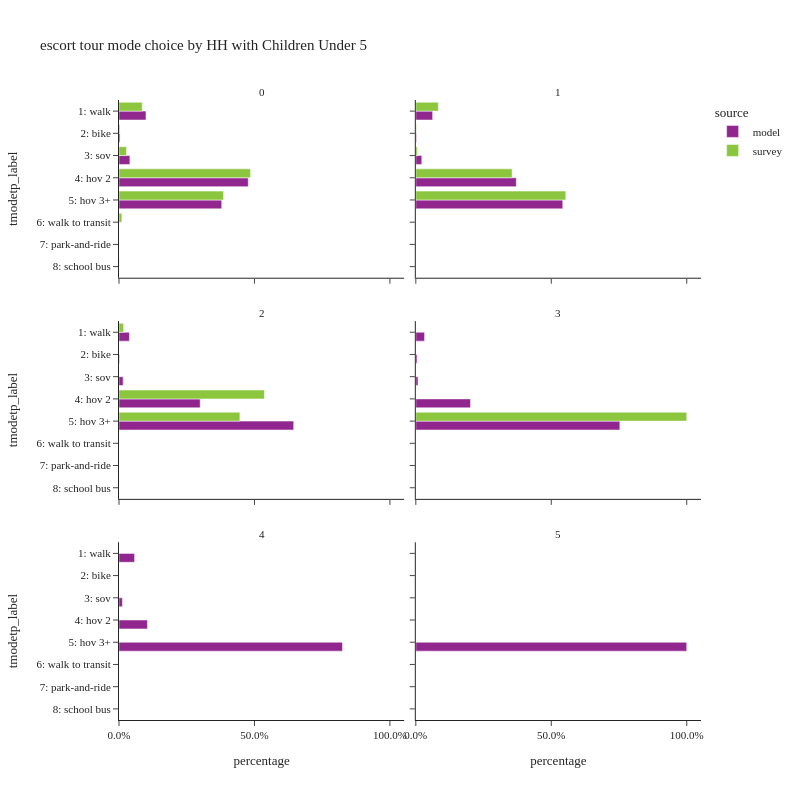

Notebook code for this chart:
### Code cell
plot_mode_choice(es_tour,
                 "hhcu5",
                 {"tmodetp_label":util.tmodetp_cat.values()},
                 "HH with Children Under 5",2,800)

### Figure 1 — Plotly figure (JSON) as saved in the notebook; plotly's stock layout.template omitted (floating-point values rounded to 4 significant figures)
{"data": [{"alignmentgroup": "True", "customdata": [[41621], [1621], [16779], [199317], [158380]], "hovertemplate": "source=model<br>hhcu5=0<br>percentage=%{x}<br>tmodetp_label=%{y}<br>sample count=%{customdata[0]}<extra></extra>", "legendgroup": "model", "marker": {"color": "#91268F", "pattern": {"shape": ""}}, "name": "model", "offsetgroup": "model", "orientation": "h", "showlegend": true, "textposition": "auto", "type": "bar", "x": [0.09964, 0.003881, 0.04017, 0.4772, 0.3792], "xaxis": "x5", "y": ["1: walk", "2: bike", "3: sov", "4: hov 2", "5: hov 3+"], "yaxis": "y5"}, {"alignmentgroup": "True", "customdata": [[9415], [390], [3340], [56254], [82240]], "hovertemplate": "source=model<br>hhcu5=1<br>percentage=%{x}<br>tmodetp_label=%{y}<br>sample count=%{customdata[0]}<extra></extra>", "legendgroup": "model", "marker": {"color": "#91268F", "pattern": {"shape": ""}}, "name": "model", "offsetgroup": "model", "orientation": "h", "showlegend": false, "textposition": "auto", "type": "bar", "x": [0.06209, 0.002572, 0.02203, 0.371, 0.5423], "xaxis": "x6", "y": ["1: walk", "2: bike", "3: sov", "4: hov 2", "5: hov 3+"], "yaxis": "y6"}, {"alignmentgroup": "True", "customdata": [[1968], [104], [779], [15364], [33061]], "hovertemplate": "source=model<br>hhcu5=2<br>percentage=%{x}<br>tmodetp_label=%{y}<br>sample count=%{customdata[0]}<extra></extra>", "legendgroup": "model", "marker": {"color": "#91268F", "pattern": {"shape": ""}}, "name": "model", "offsetgroup": "model", "orientation": "h", "showlegend": false, "textposition": "auto", "type": "bar", "x": [0.03838, 0.002028, 0.01519, 0.2996, 0.6448], "xaxis": "x3", "y": ["1: walk", "2: bike", "3: sov", "4: hov 2", "5: hov 3+"], "yaxis": "y3"}, {"alignmentgroup": "True", "customdata": [[177], [26], [44], [1106], [4127]], "hovertemplate": "source=model<br>hhcu5=3<br>percentage=%{x}<br>tmodetp_label=%{y}<br>sample count=%{customdata[0]}<extra></extra>", "legendgroup": "model", "marker": {"color": "#91268F", "pattern": {"shape": ""}}, "name": "model", "offsetgroup": "model", "orientation": "h", "showlegend": false, "textposition": "auto", "type": "bar", "x": [0.0323, 0.004745, 0.008029, 0.2018, 0.7531], "xaxis": "x4", "y": ["1: walk", "2: bike", "3: sov", "4: hov 2", "5: hov 3+"], "yaxis": "y4"}, {"alignmentgroup": "True", "customdata": [[23], [5], [42], [330]], "hovertemplate": "source=model<br>hhcu5=4<br>percentage=%{x}<br>tmodetp_label=%{y}<br>sample count=%{customdata[0]}<extra></extra>", "legendgroup": "model", "marker": {"color": "#91268F", "pattern": {"shape": ""}}, "name": "model", "offsetgroup": "model", "orientation": "h", "showlegend": false, "textposition": "auto", "type": "bar", "x": [0.0575, 0.0125, 0.105, 0.825], "xaxis": "x", "y": ["1: walk", "3: sov", "4: hov 2", "5: hov 3+"], "yaxis": "y"}, {"alignmentgroup": "True", "customdata": [[91]], "hovertemplate": "source=model<br>hhcu5=5<br>percentage=%{x}<br>tmodetp_label=%{y}<br>sample count=%{customdata[0]}<extra></extra>", "legendgroup": "model", "marker": {"color": "#91268F", "pattern": {"shape": ""}}, "name": "model", "offsetgroup": "model", "orientation": "h", "showlegend": false, "textposition": "auto", "type": "bar", "x": [1.0], "xaxis": "x2", "y": ["5: hov 3+"], "yaxis": "y2"}, {"alignmentgroup": "True", "customdata": [[51], [3], [28], [216], [129], [10], [3]], "hovertemplate": "source=survey<br>hhcu5=0<br>percentage=%{x}<br>tmodetp_label=%{y}<br>sample count=%{customdata[0]}<extra></extra>", "legendgroup": "survey", "marker": {"color": "#8CC63E", "pattern": {"shape": ""}}, "name": "survey", "offsetgroup": "survey", "orientation": "h", "showlegend": true, "textposition": "auto", "type": "bar", "x": [0.08574, 0.003575, 0.02781, 0.4856, 0.3859, 0.01063, 0.0006936], "xaxis": "x5", "y": ["1: walk", "2: bike", "3: sov", "4: hov 2", "5: hov 3+", "6: walk to transit", "8: school bus"], "yaxis": "y5"}, {"alignmentgroup": "True", "customdata": [[21], [8], [1], [57], [78]], "hovertemplate": "source=survey<br>hhcu5=1<br>percentage=%{x}<br>tmodetp_label=%{y}<br>sample count=%{customdata[0]}<extra></extra>", "legendgroup": "survey", "marker": {"color": "#8CC63E", "pattern": {"shape": ""}}, "name": "survey", "offsetgroup": "survey", "orientation": "h", "showlegend": false, "textposition": "auto", "type": "bar", "x": [0.08311, 0.00232, 0.005509, 0.3555, 0.5535], "xaxis": "x6", "y": ["1: walk", "2: bike", "3: sov", "4: hov 2", "5: hov 3+"], "yaxis": "y6"}, {"alignmentgroup": "True", "customdata": [[8], [16], [20]], "hovertemplate": "source=survey<br>hhcu5=2<br>percentage=%{x}<br>tmodetp_label=%{y}<br>sample count=%{customdata[0]}<extra></extra>", "legendgroup": "survey", "marker": {"color": "#8CC63E", "pattern": {"shape": ""}}, "name": "survey", "offsetgroup": "survey", "orientation": "h", "showlegend": false, "textposition": "auto", "type": "bar", "x": [0.01697, 0.5368, 0.4463], "xaxis": "x3", "y": ["1: walk", "4: hov 2", "5: hov 3+"], "yaxis": "y3"}, {"alignmentgroup": "True", "customdata": [[2]], "hovertemplate": "source=survey<br>hhcu5=3<br>percentage=%{x}<br>tmodetp_label=%{y}<br>sample count=%{customdata[0]}<extra></extra>", "legendgroup": "survey", "marker": {"color": "#8CC63E", "pattern": {"shape": ""}}, "name": "survey", "offsetgroup": "survey", "orientation": "h", "showlegend": false, "textposition": "auto", "type": "bar", "x": [1.0], "xaxis": "x4", "y": ["5: hov 3+"], "yaxis": "y4"}], "layout": {"annotations": [{"font": {}, "showarrow": false, "text": "4", "x": 0.245, "xanchor": "center", "xref": "paper", "y": 0.2867, "yanchor": "bottom", "yref": "paper"}, {"font": {}, "showarrow": false, "text": "5", "x": 0.755, "xanchor": "center", "xref": "paper", "y": 0.2867, "yanchor": "bottom", "yref": "paper"}, {"font": {}, "showarrow": false, "text": "2", "x": 0.245, "xanchor": "center", "xref": "paper", "y": 0.6433, "yanchor": "bottom", "yref": "paper"}, {"font": {}, "showarrow": false, "text": "3", "x": 0.755, "xanchor": "center", "xref": "paper", "y": 0.6433, "yanchor": "bottom", "yref": "paper"}, {"font": {}, "showarrow": false, "text": "0", "x": 0.245, "xanchor": "center", "xref": "paper", "y": 1.0, "yanchor": "bottom", "yref": "paper"}, {"font": {}, "showarrow": false, "text": "1", "x": 0.755, "xanchor": "center", "xref": "paper", "y": 1.0, "yanchor": "bottom", "yref": "paper"}], "barmode": "group", "height": 800, "legend": {"title": {"text": "source"}, "tracegroupgap": 0}, "title": {"text": "escort tour mode choice by HH with Children Under 5"}, "width": 800, "xaxis": {"anchor": "y", "domain": [0, 0.49], "tickformat": ".1%", "title": {"text": "percentage"}}, "xaxis2": {"anchor": "y2", "domain": [0.51, 1], "matches": "x", "tickformat": ".1%", "title": {"text": "percentage"}}, "xaxis3": {"anchor": "y3", "domain": [0, 0.49], "matches": "x", "showticklabels": false, "tickformat": ".1%"}, "xaxis4": {"anchor": "y4", "domain": [0.51, 1], "matches": "x", "showticklabels": false, "tickformat": ".1%"}, "xaxis5": {"anchor": "y5", "domain": [0, 0.49], "matches": "x", "showticklabels": false, "tickformat": ".1%"}, "xaxis6": {"anchor": "y6", "domain": [0.51, 1], "matches": "x", "showticklabels": false, "tickformat": ".1%"}, "yaxis": {"anchor": "x", "categoryarray": ["9: tnc", "8: school bus", "7: park-and-ride", "6: walk to transit", "5: hov 3+", "4: hov 2", "3: sov", "2: bike", "1: walk"], "categoryorder": "array", "domain": [0, 0.2867], "title": {"text": "tmodetp_label"}}, "yaxis2": {"anchor": "x2", "domain": [0, 0.2867], "matches": "y", "showticklabels": false}, "yaxis3": {"anchor": "x3", "categoryarray": ["9: tnc", "8: school bus", "7: park-and-ride", "6: walk to transit", "5: hov 3+", "4: hov 2", "3: sov", "2: bike", "1: walk"], "categoryorder": "array", "domain": [0.3567, 0.6433], "matches": "y", "title": {"text": "tmodetp_label"}}, "yaxis4": {"anchor": "x4", "domain": [0.3567, 0.6433], "matches": "y", "showticklabels": false}, "yaxis5": {"anchor": "x5", "categoryarray": ["9: tnc", "8: school bus", "7: park-and-ride", "6: walk to transit", "5: hov 3+", "4: hov 2", "3: sov", "2: bike", "1: walk"], "categoryorder": "array", "domain": [0.7133, 1.0], "matches": "y", "title": {"text": "tmodetp_label"}}, "yaxis6": {"anchor": "x6", "domain": [0.7133, 1.0], "matches": "y", "showticklabels": false}}}
